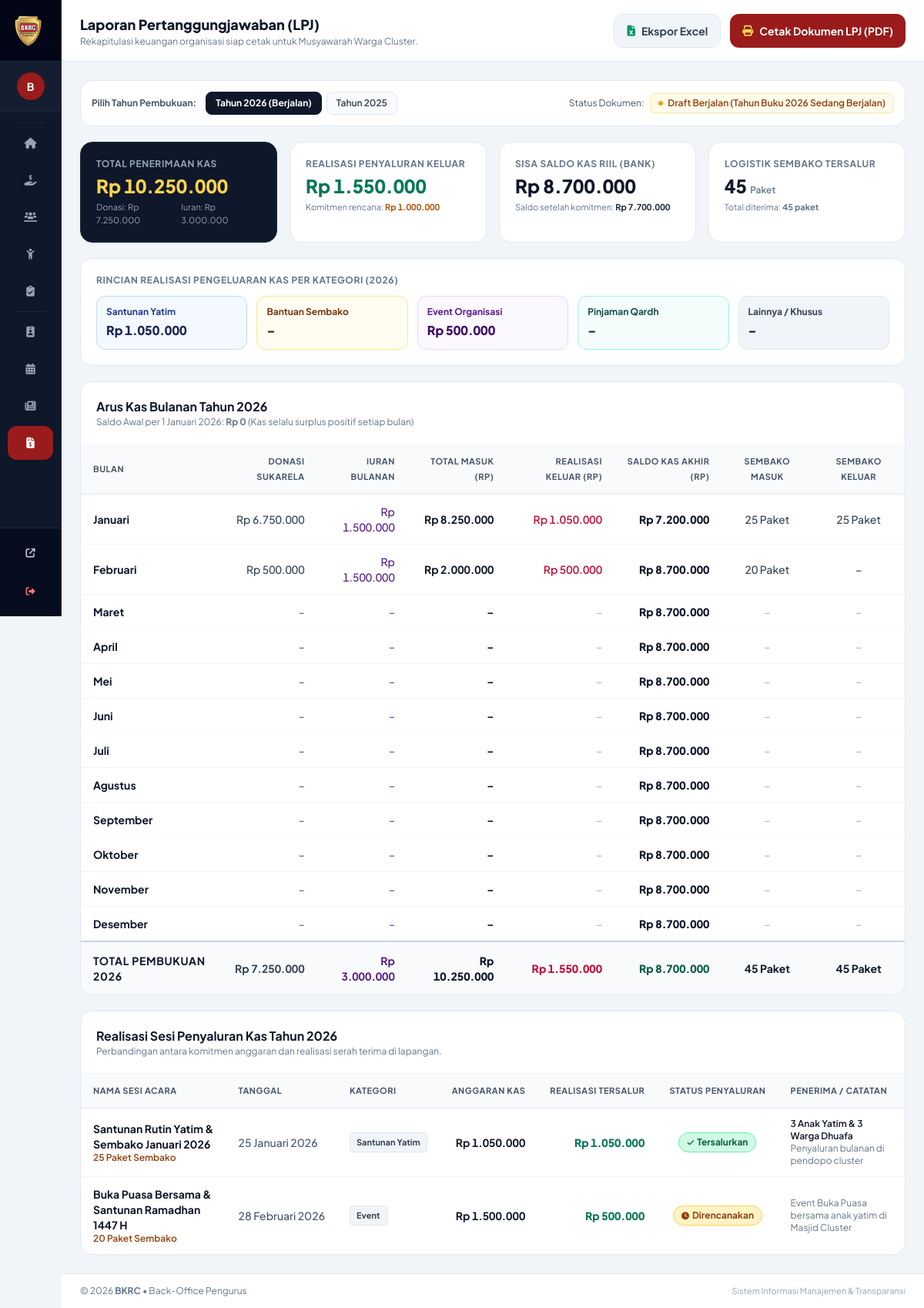
Page /admin/lpj.php (signed in) on the committed database.
### tables this page shows
CREATE TABLE distribution_events (
    id INT AUTO_INCREMENT PRIMARY KEY,
    agenda_id INT NULL,
    event_name VARCHAR(200) NOT NULL,
    event_date DATE NOT NULL,
    program_type ENUM('santunan_yatim', 'sembako', 'event', 'pinjaman', 'lainnya') NOT NULL,
    total_cash_out DECIMAL(15, 2) DEFAULT 0.00,
    total_packages_out INT DEFAULT 0,
    disbursement_status ENUM('direncanakan', 'tersalurkan') DEFAULT 'direncanakan',
    disbursed_at DATETIME NULL,
    disbursed_to VARCHAR(150) NULL,
    notes TEXT NULL,
    created_at TIMESTAMP DEFAULT CURRENT_TIMESTAMP,
    CONSTRAINT fk_dist_agenda FOREIGN KEY (agenda_id) REFERENCES annual_agendas(id) ON DELETE SET NULL
);

### admin/lpj.php (the view, shortened to what the rows shown need)
<?php
require_once __DIR__ . '/includes/header.php';
require_once __DIR__ . '/includes/sidebar.php';
$selectedYear = (int)($_GET['tahun'] ?? date('Y'));
$stmtEvents = $pdo->prepare("
    SELECT e.*,
        COUNT(l.id) as total_recipients,
        SUM(CASE WHEN l.status = 'distributed' THEN 1 ELSE 0 END) as distributed_count,
        SUM(CASE WHEN l.status = 'distributed' THEN l.cash_amount ELSE 0 END) as distributed_cash
    FROM distribution_events e
    LEFT JOIN distribution_logs l ON e.id = l.event_id
    WHERE YEAR(e.event_date) = ?
    GROUP BY e.id
    ORDER BY e.event_date ASC
");
$stmtEvents->execute([$selectedYear]);
$yearEvents = $stmtEvents->fetchAll();
?>
<div class="flex-1 flex flex-col w-full">
    <header class="bg-white border-b border-slate-200 h-20 flex items-center justify-between px-4 sm:px-6 sticky top-0 z-30 shadow-xs">
        <div class="flex items-center gap-3">
            <div>
                <h1 class="text-base sm:text-lg font-extrabold text-slate-900">Laporan Pertanggungjawaban (LPJ)</h1>
            </div>
        </div>
    </header>
    <main class="flex-1 p-4 sm:p-6 space-y-5">
        <div class="bg-white rounded-2xl shadow-xs border border-slate-200 overflow-hidden">
            <div class="p-4 sm:p-5 border-b border-slate-100 flex items-center justify-between">
                <div>
                    <h2 class="text-base font-bold text-slate-900">Arus Kas Bulanan Tahun <?= $selectedYear ?></h2>
                </div>
            </div>
            <div class="overflow-x-auto">
                <table class="w-full text-left text-xs sm:text-sm">
                    <thead class="bg-slate-50 border-b border-slate-200 text-slate-600 uppercase text-[11px] font-bold tracking-wider">
                        <tr>
                            <th class="py-3 px-4">Bulan</th>
                            <th class="py-3 px-4 text-right">Donasi Sukarela</th>
                            <th class="py-3 px-4 text-right">Iuran Bulanan</th>
                            <th class="py-3 px-4 text-right">Total Masuk (Rp)</th>
                            <th class="py-3 px-4 text-right">Realisasi Keluar (Rp)</th>
                            <th class="py-3 px-4 text-right">Saldo Kas Akhir (Rp)</th>
                            <th class="py-3 px-4 text-center">Sembako Masuk</th>
                            <th class="py-3 px-4 text-center">Sembako Keluar</th>
                        </tr>
                    </thead>
                </table>
            </div>
        </div>
        <div class="bg-white rounded-2xl shadow-xs border border-slate-200 overflow-hidden">
            <div class="p-4 sm:p-5 border-b border-slate-100">
                <h2 class="text-base font-bold text-slate-900">Realisasi Sesi Penyaluran Kas Tahun <?= $selectedYear ?></h2>
            </div>
            <div class="overflow-x-auto">
                <table class="w-full text-left text-xs sm:text-sm">
                    <thead class="bg-slate-50 border-b border-slate-200 text-slate-600 uppercase text-[11px] font-bold tracking-wider">
                        <tr>
                            <th class="py-3 px-4">Nama Sesi Acara</th>
                            <th class="py-3 px-4 whitespace-nowrap">Tanggal</th>
                            <th class="py-3 px-4 whitespace-nowrap">Kategori</th>
                            <th class="py-3 px-4 text-right whitespace-nowrap">Anggaran Kas</th>
                            <th class="py-3 px-4 text-right whitespace-nowrap">Realisasi Tersalur</th>
                            <th class="py-3 px-4 text-center whitespace-nowrap">Status Penyaluran</th>
                            <th class="py-3 px-4">Penerima / Catatan</th>
                        </tr>
                    </thead>
                    <tbody class="divide-y divide-slate-100 text-slate-700">
                        <?php if (empty($yearEvents)): ?>
                            <tr><td colspan="7" class="py-6 text-center text-slate-400">Belum ada sesi penyaluran tercatat di tahun ini.</td></tr>
                        <?php else: ?>
                            <?php foreach ($yearEvents as $ye): ?>
                                <?php
                                $isTersalurkan = ($ye['disbursement_status'] === 'tersalurkan');
                                ?>
                                <tr class="hover:bg-slate-50 transition">
                                    <td class="py-3 px-4">
                                        <div class="font-bold text-slate-900"><?= htmlspecialchars($ye['event_name']) ?></div>
                                        <?php if ($ye['total_packages_out'] > 0): ?>
                                            <div class="text-xs text-amber-800 font-semibold"><?= number_format($ye['total_packages_out']) ?> Paket Sembako</div>
                                        <?php endif; ?>
                                    </td>
                                    <td class="py-3 px-4 whitespace-nowrap text-slate-600 font-medium"><?= formatTanggalIndo($ye['event_date']) ?></td>
                                    <td class="py-3 px-4 whitespace-nowrap">
                                        <span class="inline-flex items-center px-2 py-0.5 rounded text-[11px] font-bold bg-slate-100 text-slate-700 border border-slate-200">
                                            <?= ucwords(str_replace('_', ' ', $ye['program_type'])) ?>
                                        </span>
                                    </td>
                                    <td class="py-3 px-4 text-right tabular-nums font-bold text-slate-900"><?= formatRupiah($ye['total_cash_out']) ?></td>
                                    <td class="py-3 px-4 text-right tabular-nums font-extrabold text-emerald-700">
                                        <?= formatRupiah($isTersalurkan ? $ye['total_cash_out'] : $ye['distributed_cash']) ?>
                                    </td>
                                    <td class="py-3 px-4 text-center whitespace-nowrap">
                                        <?php if ($isTersalurkan): ?>
                                            <span class="inline-flex items-center gap-1 px-2.5 py-1 rounded-full text-xs font-bold bg-emerald-100 text-emerald-800 border border-emerald-300">
                                                <i class="fa-solid fa-check text-[10px]"></i> Tersalurkan
                                            </span>
                                        <?php else: ?>
                                            <span class="inline-flex items-center gap-1 px-2.5 py-1 rounded-full text-xs font-bold bg-amber-100 text-amber-800 border border-amber-300">
                                                <i class="fa-solid fa-clock text-[10px]"></i> Direncanakan
                                            </span>
                                        <?php endif; ?>
                                    </td>
                                    <td class="py-3 px-4 text-xs text-slate-600 max-w-xs">
                                        <?php if (!empty($ye['disbursed_to'])): ?>
                                            <div class="font-semibold text-slate-900"><?= htmlspecialchars($ye['disbursed_to']) ?></div>
                                        <?php endif; ?>
                                        <div class="text-slate-500"><?= htmlspecialchars($ye['notes'] ?? '–') ?></div>
                                    </td>
                                </tr>
                            <?php endforeach; ?>
                        <?php endif; ?>
                    </tbody>
                </table>
            </div>
        </div>
    </main>
</div>
<?php require_once __DIR__ . '/includes/footer.php'; ?>

### rows in the picture
distribution_events: event_name "Santunan Rutin Yatim & Sembako Januari 2026", total_packages_out "25", event_date "25 Januari 2026", program_type "Santunan Yatim", total_cash_out "Rp 1.050.000", disbursement_status+total_cash_out "Rp 1.050.000", shows "Tersalurkan", disbursed_to "3 Anak Yatim & 3 Warga Dhuafa", notes "Penyaluran bulanan di pendopo cluster"
distribution_events: event_name "Buka Puasa Bersama & Santunan Ramadhan 1447 H", total_packages_out "20", event_date "28 Februari 2026", program_type "Event", total_cash_out "Rp 1.500.000", distributed_cash "Rp 500.000", disbursement_status "direncanakan" (drawn), notes "Event Buka Puasa bersama anak yatim di Masjid Cluster"

### other values in the picture
substr($currentUser['name'], 0, 1) "B"
formatRupiah($kasTahun['total_uang_masuk']) "Rp 10.250.000"
formatRupiah($kasTahun['total_donasi_masuk']) "Rp 7.250.000"
formatRupiah($kasTahun['total_iuran_masuk']) "Rp 3.000.000"
formatRupiah($kasTahun['total_realisasi_keluar']) "Rp 1.550.000"
formatRupiah($kasTahun['dana_pending']) "Rp 1.000.000"
formatRupiah($kasTahun['saldo_kas_riil']) "Rp 8.700.000"
formatRupiah($kasTahun['saldo_kas_komitmen']) "Rp 7.700.000"
$kasTahun['total_sembako_tersalurkan'] "45"
$kasTahun['total_sembako_masuk'] "45"
$rep['bulan'] "Januari"
formatRupiah($rep['donasi_masuk'], true) "Rp 6.750.000"
formatRupiah($rep['iuran_masuk'], true) "Rp 1.500.000"
formatRupiah($rep['total_masuk'], true) "Rp 8.250.000"
formatRupiah($rep['uang_keluar'], true) "Rp 1.050.000"
